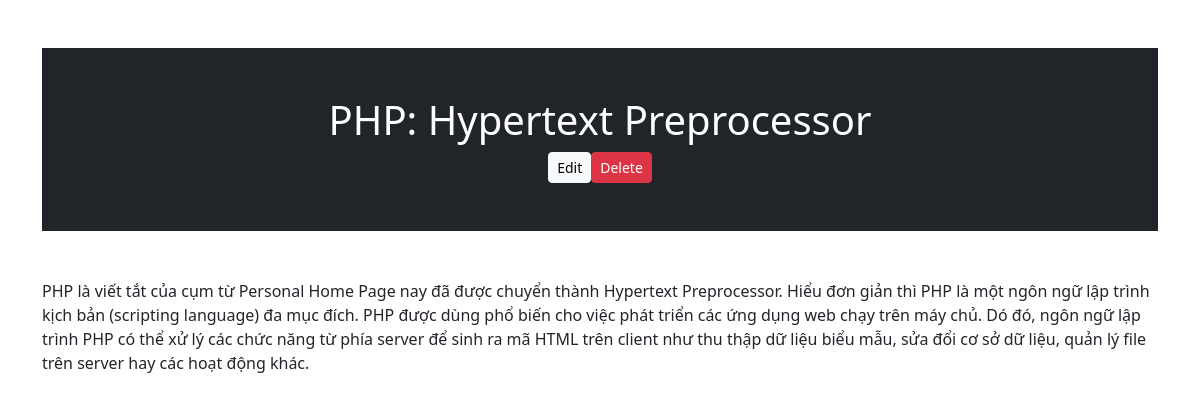
The page /view.php?id=14 (signed in) on the database its author committed.
### tables this page shows
CREATE TABLE `data` (
  `id` int(11) NOT NULL,
  `title` varchar(255) NOT NULL,
  `content` longtext NOT NULL
);

### logic.php (called while the page is built, shortened)
<?php
  $conn = mysqli_connect("localhost", "root", "", "blog-php");
  if(isset($_REQUEST['id'])) {
    $id = $_REQUEST['id'];
    $sql = "SELECT * FROM data WHERE id=$id";
    $query = mysqli_query($conn, $sql);
  }
?>

### view.php (the view, shortened to what this page needs)
<?php
  include "logic.php";
?>
<!DOCTYPE html>
<html lang="en">
<head>
</head>
<body>
     <div class="container mt-5">
     <?php foreach($query as $q) {?>
        <div class="bg-dark p-5 rounded-lg text-white text-center">
            <h1><?php echo $q['title']; ?></h1>
            <div class="d-flex mt-2 justify-content-center align-items-center">
                <a href="edit.php?id=<?php echo $q['id'];?>" class="btn btn-light btn-sm">Edit</a>
                <form method="POST">
                    <button class="btn btn-danger btn-sm ml-2" name="delete">Delete</button>
                </form>
            </div>
        </div>
        <p class="mt-5 border-left border-dark pl-3"><?php echo $q['content']; ?></p>
     <?php }?>
     </div>
    <link href="https://cdn.jsdelivr.net/npm/bootstrap@5.3.0/dist/css/bootstrap.min.css" rel="stylesheet">
</body>
</html>

### rows shown on the page
data: title "PHP: Hypertext Preprocessor", content "PHP là viết tắt của cụm từ Personal Home Page nay đã được chuyển thành Hypertext Preprocessor. Hiểu đơn giản thì PHP là một ngôn ngữ lập trình kịch bản (scripting language) đa mục đích. PHP được dùng phổ biến cho việc phát triển các ứng dụng web chạy trên máy chủ. Dó đó, ngôn ngữ lập trình PHP có thể xử lý các chức năng từ phía server để sinh ra mã HTML trên client như thu thập dữ liệu biểu mẫu, sửa đổi cơ sở dữ liệu, quản lý file trên server hay các hoạt động khác."
